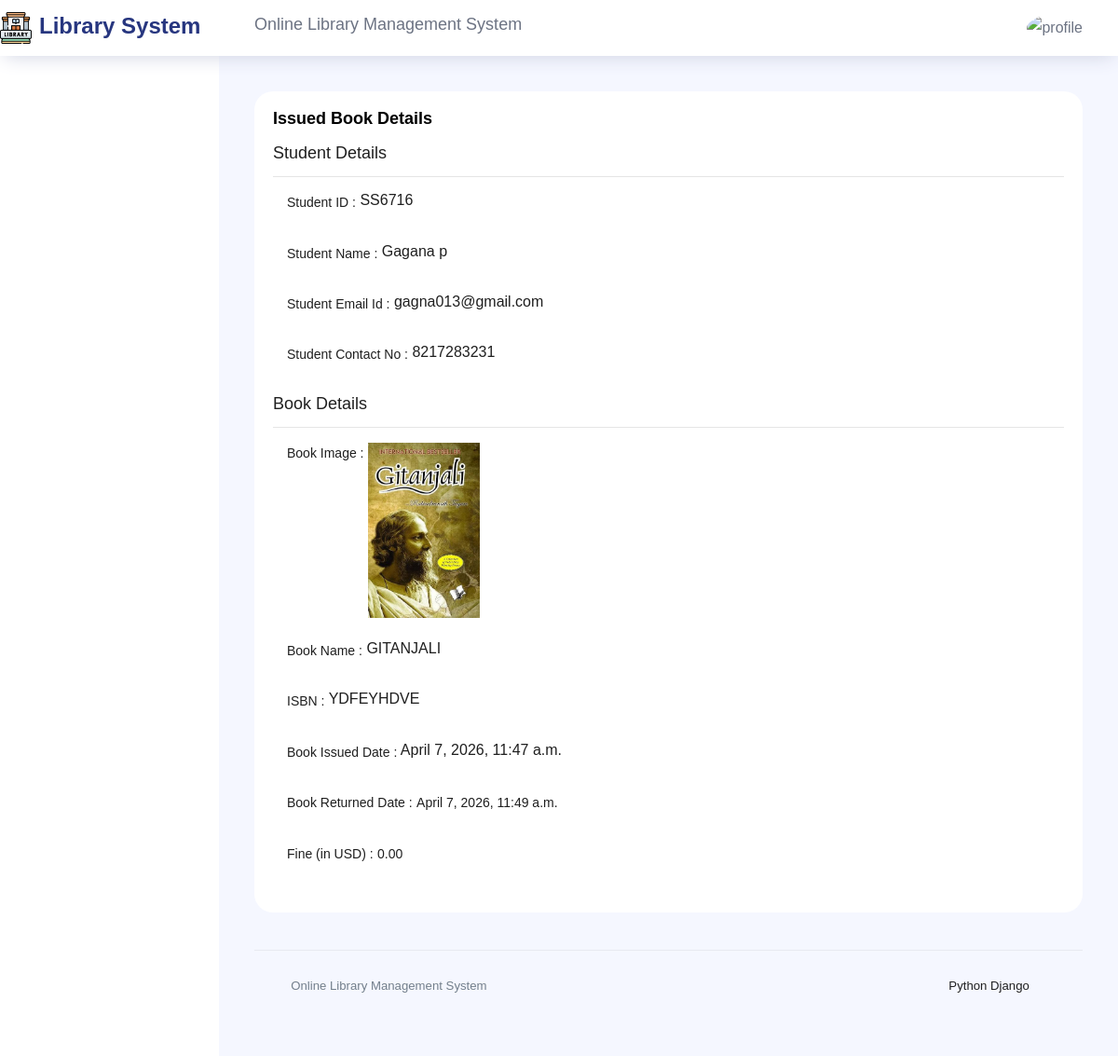
Screenshot of /UpdateIBStatus/1 with the database file from the repository.
### olmsapp/models.py (models this page shows, shortened)
class Issuedbookdetails(models.Model):
    book_id = models.ForeignKey(Book, on_delete=models.CASCADE)
    stud_id = models.ForeignKey(Student, on_delete=models.CASCADE)
    issued_date = models.DateTimeField(auto_now_add=True)
    return_date = models.DateTimeField(auto_now=True)
    return_status = models.CharField(max_length=50)
    fine = models.DecimalField(max_digits=10, decimal_places=2,default=0)

class Student(models.Model):
    admin = models.OneToOneField(CustomUser, on_delete=models.CASCADE)
    mobilenumber = models.CharField(max_length=11, default=None,blank=True,)
    studentid = models.CharField(max_length=50, unique=True)
    regdate_at = models.DateTimeField(auto_now_add=True)
    updated_at = models.DateTimeField(auto_now=True)

class CustomUser(AbstractUser):
    USER = (
        (1, 'admin'),
        (2, 'students'),
    )
    user_type = models.IntegerField(choices=USER, default=1)  # Changed to IntegerField
    profile_pic = models.ImageField(upload_to='media/profile_pic', blank=True, null=True)  # Optional field for profile pic

class Book(models.Model):
    bookname = models.CharField(max_length=200)
    catid = models.ForeignKey(Category, on_delete=models.CASCADE)
    authid = models.ForeignKey(Author, on_delete=models.CASCADE)
    isbnnum = models.CharField(max_length=200, unique=True)
    price = models.CharField(max_length=200)
    bookimage = models.ImageField(upload_to='book_img/', blank=True, null=True)  # Optional field for book image
    created_at = models.DateTimeField(auto_now_add=True)
    updated_at = models.DateTimeField(auto_now=True)
    isIssued = models.CharField(max_length=50,default=None)

### olms/adminviews.py (the view)
# urls.py: path('UpdateIBStatus/<str:id>', adminviews.UPDATE_IBSTATUS, name='update_ib_status'),
def UPDATE_IBSTATUS(request,id):
    iss_books = Issuedbookdetails.objects.get(id=id)
    context = {
         'iss_books':iss_books,
    }
    return render(request,'admin/update_issue_book_details.html',context)

### templates/admin/update_issue_book_details.html (shortened to what this page needs)
{% extends 'base.html' %}
{% block content %}
  <div class="row" style="border: 0cqmax;">
            <div class="col-12 grid-margin stretch-card">
              <div class="card" >
                <div class="card-body">
                  <h4 class="card-title">Issued Book Details </h4>
                  <form class="forms-sample" method="POST" action="{% url 'update_ibstattus_details' %}">
                <h4>Student Details</h4>
                <hr />
                <div class="col-md-6">
                <div class="form-group">
                <label>Student ID :</label>
                {{iss_books.stud_id.studentid}}
                </div></div>
                <div class="col-md-6">
                <div class="form-group">
                <label>Student Name :</label>
                {{iss_books.stud_id.admin.first_name}} {{iss_books.stud_id.admin.last_name}}
                </div></div>
                <div class="col-md-6">
                <div class="form-group">
                <label>Student Email Id :</label>
                {{iss_books.stud_id.admin.email}}
                </div></div>
                <div class="col-md-6">
                <div class="form-group">
                <label>Student Contact No :</label>
                {{iss_books.stud_id.mobilenumber}}
                </div></div>
                <h4>Book Details</h4>
                <hr/>
                <div class="col-md-6">
                <div class="form-group">
                <label>Book Image :</label>
                <img src="{{iss_books.book_id.bookimage.url}}" width="120">
                </div></div>
                <div class="col-md-6">
                <div class="form-group">
                <label>Book Name :</label>
                {{iss_books.book_id.bookname}}
                </div>
                </div>
                <div class="col-md-6">
                <div class="form-group">
                <label>ISBN :</label>
                {{iss_books.book_id.isbnnum}}
                </div>
                </div>
                <div class="col-md-6">
                <div class="form-group">
                <label>Book Issued Date :</label>
                {{iss_books.issued_date}}
                </div></div>
                <div class="col-md-6">
                <div class="form-group">
                <label>Book Returned Date :</label>
                {% if iss_books.return_status == '' %}
                                                            <label> Not Return Yet </label>{% else %}
                                                            <label> {{ iss_books.return_date }} </label>{% endif %}
                </div>
                </div>
                <div class="col-md-12">
                <div class="form-group">
                <label>Fine (in USD) :</label>
                {% if iss_books.return_status == '' %}
                <input class="form-control" type="text" name="fine" id="fine"  required />
                {% else %}
                <label> {{ iss_books.fine }} </label>{% endif %}
                </div>
                </div>
                                                    </form>
                </div>
              </div>
            </div>
          {% endblock %}

### rows the page displays
Issuedbookdetails: stud_id.studentid "SS6716", stud_id.admin.first_name "Gagana", stud_id.admin.last_name "p", stud_id.admin.email "gagna013@gmail.com", stud_id.mobilenumber "8217283231", book_id.bookimage (picture), book_id.bookname "GITANJALI", book_id.isbnnum "YDFEYHDVE", issued_date "April 7, 2026, 11:47 a.m.", return_date "April 7, 2026, 11:49 a.m.", fine "0.00"
